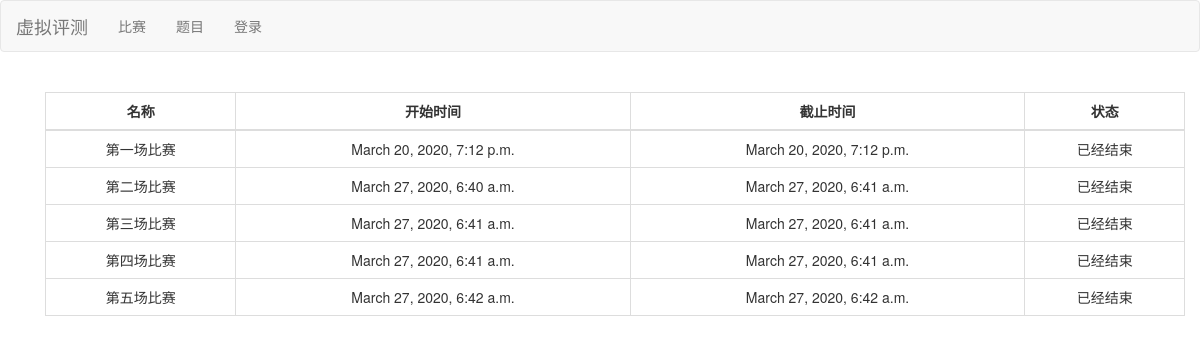
The app's page /contest/, older data.
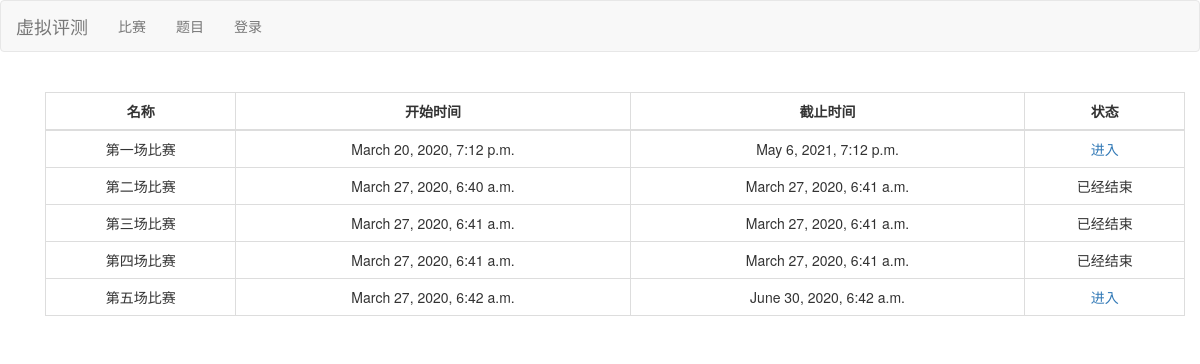
The same page, newer data.
### contest/models.py (models this page shows, shortened)
class Contest(models.Model):
    title = models.TextField()
    start_time = models.DateTimeField(auto_now=False, auto_now_add=False)
    end_time = models.DateTimeField(auto_now=False, auto_now_add=False)
    password = models.CharField(max_length=15)
    problem_id_list = models.TextField(default='[]')

### contest/views.py (the view)
# urls.py: path('', views.ContestListView.as_view(), name='contest_list'),
class ContestListView(ListView):
    template_name = 'contest_list.html'
    paginate_by = 30
    context_object_name = 'contest_list'
    def get_queryset(self):
        contests = Contest.objects.order_by('start_time')
        now_time = timezone.now()
        for contest in contests:
            if contest.start_time > now_time:
                contest.status = -1
            elif contest.end_time < now_time:
                contest.status = 1
            else:
                contest.status = 0
        return contests

### templates/contest_list.html (shortened to what this page needs)
{% extends 'base.html' %}
{% block base %}
<div class="container">
  <table class="table table-bordered text-center">
    <thead align="center">
      <tr>
        <th>名称</th>
        <th>开始时间</th>
        <th>截止时间</th>
        <th>状态</th>
      </tr>
    </thead>
    <tbody>
      {% for contest in contest_list %}
      <tr>
        <td>{{ contest.title }}</td>
        <td>{{ contest.start_time }}</td>
        <td>{{ contest.end_time }}</td>
        <td>
          {% if contest.status == -1 %}
          尚未开始
          {% elif contest.status == 0 %}
          <a href="{{ contest.id }}">进入</a>
          {% else %}
          已经结束
          {% endif %}
        </td>
      </tr>
      {% endfor %}
    </tbody>
  </table>
</div>
{% endblock base %}

Row changes from the older to the newer data that the page shows:
changed Contest "第一场比赛": end_time "March 20, 2020, 7:12 p.m." → "May 6, 2021, 7:12 p.m."; text "已经结束" → "进入"
changed Contest "第五场比赛": end_time "March 27, 2020, 6:42 a.m." → "June 30, 2020, 6:42 a.m."; text "已经结束" → "进入"
